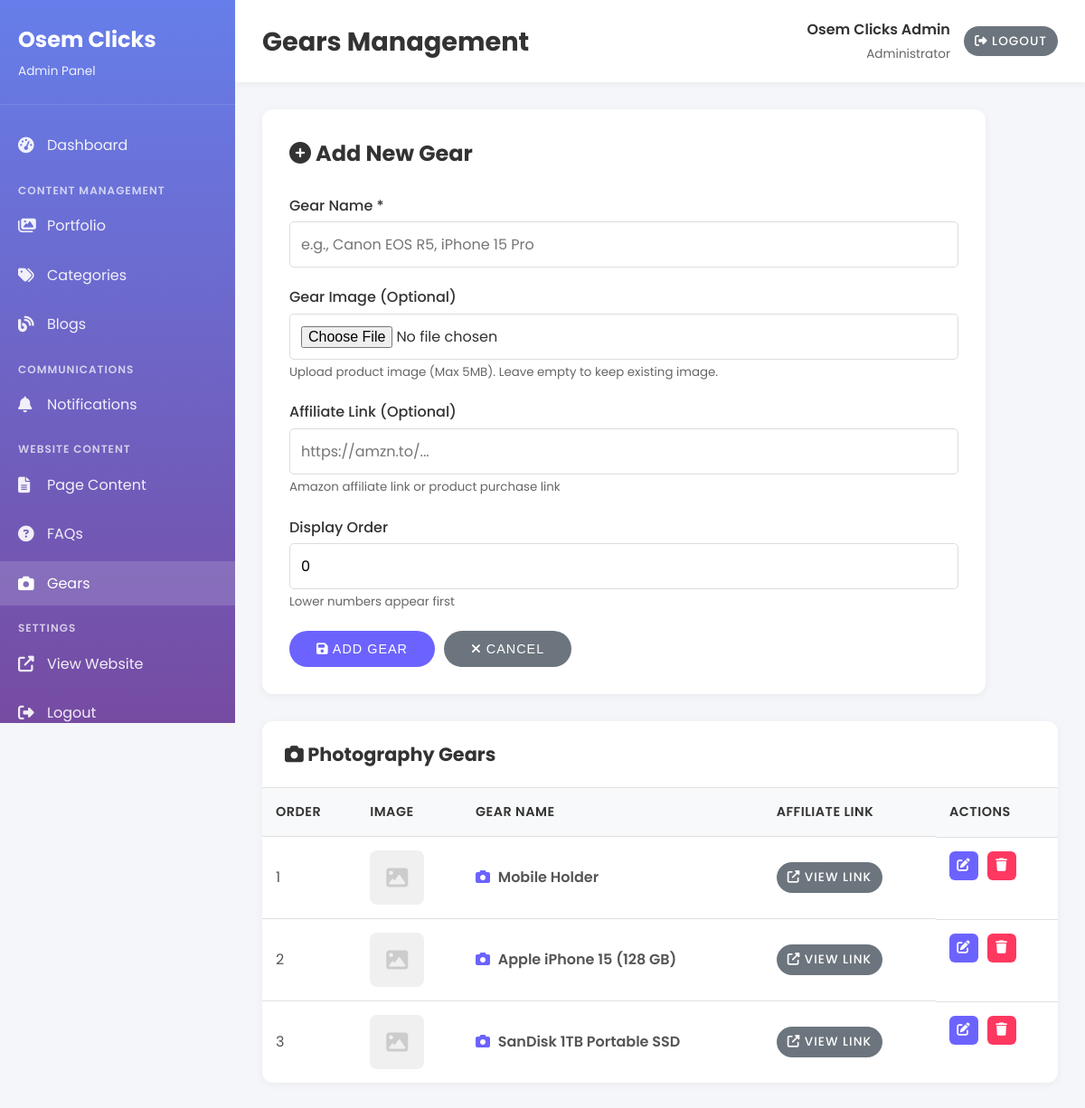
Page /admin/content/gears.php (signed in) on the committed database.
### tables this page shows
CREATE TABLE `gears` (
  `id` INT AUTO_INCREMENT PRIMARY KEY,
  `name` VARCHAR(255) NOT NULL,
  `image_url` VARCHAR(500),
  `affiliate_link` VARCHAR(500),
  `display_order` INT DEFAULT 0,
  `created_at` TIMESTAMP DEFAULT CURRENT_TIMESTAMP
);

### includes/functions.php (called while the page is built, shortened)
<?php
function generateCSRFToken() {
    return $_SESSION['csrf_token'];
}
function asset_url($path) {
    $path = ltrim($path, '/');
    return BASE_URL . '/' . $path;
}

### admin/content/gears.php (the view, shortened to what this page needs)
<?php
$db = new Database();
$conn = $db->getConnection();
try {
    $stmt = $conn->query("SELECT * FROM gears ORDER BY display_order, name");
    $gears = $stmt->fetchAll();
} catch (PDOException $e) {
    $gears = [];
}
$csrf_token = generateCSRFToken();
?>
<!DOCTYPE html>
<html lang="en">
<head>
    <link rel="stylesheet" href="<?php echo asset_url('css/style.css'); ?>">
    <link rel="stylesheet" href="<?php echo asset_url('css/admin.css'); ?>">
    <link rel="stylesheet" href="https://cdnjs.cloudflare.com/ajax/libs/font-awesome/6.4.0/css/all.min.css">
</head>
<body>
    <div class="admin-wrapper">
        <?php include '../includes/sidebar.php'; ?>
        <div class="admin-main">
            <?php include '../includes/header.php'; ?>
            <div class="admin-content">
                <div class="form-card" style="margin-bottom: 30px;">
                    <h2><i class="fas fa-plus-circle"></i> Add New Gear</h2>
                    <form method="POST" id="gearForm" enctype="multipart/form-data">
                        <div class="form-group">
                            <label for="name">Gear Name *</label>
                            <input type="text" id="name" name="name" required placeholder="e.g., Canon EOS R5, iPhone 15 Pro">
                        </div>
                        <div class="form-group">
                            <label for="gear_image">Gear Image (Optional)</label>
                            <input type="file" id="gear_image" name="gear_image" accept="image/*">
                            <small style="color: #666;">Upload product image (Max 5MB). Leave empty to keep existing image.</small>
                        </div>
                        <div class="form-group">
                            <label for="affiliate_link">Affiliate Link (Optional)</label>
                            <input type="url" id="affiliate_link" name="affiliate_link" placeholder="https://amzn.to/...">
                            <small style="color: #666;">Amazon affiliate link or product purchase link</small>
                        </div>
                        <div class="form-group">
                            <label for="display_order">Display Order</label>
                            <input type="number" id="display_order" name="display_order" value="0" min="0">
                            <small style="color: #666;">Lower numbers appear first</small>
                        </div>
                        <div class="btn-group">
                            <button type="submit" class="btn btn-primary">
                                <i class="fas fa-save"></i> <span id="btnText">Add Gear</span>
                            </button>
                            <button type="button" class="btn btn-secondary" onclick="resetForm()">
                                <i class="fas fa-times"></i> Cancel
                            </button>
                        </div>
                    </form>
                </div>
                <div class="data-table">
                    <div class="table-header">
                        <h2><i class="fas fa-camera"></i> Photography Gears</h2>
                    </div>
                    <?php if (count($gears) > 0): ?>
                        <table>
                            <thead>
                                <tr>
                                    <th>Order</th>
                                    <th>Image</th>
                                    <th>Gear Name</th>
                                    <th>Affiliate Link</th>
                                    <th>Actions</th>
                                </tr>
                            </thead>
                            <tbody>
                                <?php foreach ($gears as $gear): ?>
                                    <tr>
                                        <td><?php echo $gear['display_order']; ?></td>
                                        <td>
                                            <?php if (!empty($gear['image_url'])): ?>
                                                <img src="<?php echo asset_url($gear['image_url']); ?>"
                                                     alt="<?php echo htmlspecialchars($gear['name']); ?>"
                                                     style="width: 60px; height: 60px; object-fit: cover; border-radius: 8px;">
                                            <?php else: ?>
                                                <div style="width: 60px; height: 60px; background: #f0f0f0; border-radius: 8px; display: flex; align-items: center; justify-content: center;">
                                                    <i class="fas fa-image" style="color: #ccc; font-size: 24px;"></i>
                                                </div>
                                            <?php endif; ?>
                                        </td>
                                        <td style="font-weight: 600;">
                                            <i class="fas fa-camera" style="color: #6c63ff; margin-right: 5px;"></i>
                                            <?php echo htmlspecialchars($gear['name']); ?>
                                        </td>
                                        <td>
                                            <?php if (!empty($gear['affiliate_link'])): ?>
                                                <a href="<?php echo htmlspecialchars($gear['affiliate_link']); ?>"
                                                   target="_blank"
                                                   class="btn btn-sm btn-secondary">
                                                    <i class="fas fa-external-link-alt"></i> View Link
                                                </a>
                                            <?php else: ?>
                                                <span style="color: #999;">No link</span>
                                            <?php endif; ?>
                                        </td>
                                        <td class="table-actions">
                                            <button onclick='editGear(<?php echo json_encode($gear); ?>)'
                                                    class="btn btn-icon btn-edit"
                                                    title="Edit">
                                                <i class="fas fa-edit"></i>
                                            </button>
                                            <a href="?delete=1&id=<?php echo $gear['id']; ?>&token=<?php echo $csrf_token; ?>"
                                               class="btn btn-icon btn-delete"
                                               title="Delete"
                                               onclick="return confirm('Are you sure you want to delete this gear?');">
                                                <i class="fas fa-trash"></i>
                                            </a>
                                        </td>
                                    </tr>
                                <?php endforeach; ?>
                            </tbody>
                        </table>
                    <?php endif; ?>
                </div>
            </div>
        </div>
    </div>
</body>
</html>

### css/style.css (style rules this page uses)
* { margin: 0; padding: 0; box-sizing: border-box; }
html { scroll-behavior: smooth; }
body { font-family: 'Poppins', sans-serif; line-height: 1.6; color: #333; background-color: #f9f9f9; }
a { text-decoration: none; color: #333; transition: color 0.3s ease; }
.btn { display: inline-block; background-color: #6c63ff; color: #fff; padding: 12px 30px; border-radius: 30px; text-transform: uppercase; font-weight: 500; font-size: 0.9rem; letter-spacing: 1px; transition: all 0.3s ease; border: none; cursor: pointer; }
.form-group { margin-bottom: 20px; }
label { display: block; margin-bottom: 5px; font-weight: 500; }
input, textarea { width: 100%; padding: 12px; border: 1px solid #ddd; border-radius: 5px; font-family: 'Poppins', sans-serif; font-size: 1rem; transition: border-color 0.3s ease; }

### css/admin.css (style rules this page uses)
.admin-wrapper { display: flex; min-height: 100vh; background-color: #f5f6fa; }
.admin-main { margin-left: 260px; flex: 1; padding: 0; transition: margin-left 0.3s ease; }
.admin-content { padding: 30px; }
.data-table { background: #fff; border-radius: 12px; box-shadow: 0 2px 10px rgba(0, 0, 0, 0.05); overflow: hidden; }
.table-header { padding: 20px 25px; border-bottom: 1px solid #e0e0e0; display: flex; justify-content: space-between; align-items: center; }
.table-header h2 { font-size: 1.3rem; margin: 0; color: #333; }
table { width: 100%; border-collapse: collapse; }
thead th { background-color: #f8f9fa; padding: 15px; text-align: left; font-weight: 600; color: #333; font-size: 0.9rem; text-transform: uppercase; letter-spacing: 0.5px; }
tbody td { padding: 15px; border-top: 1px solid #e0e0e0; color: #555; }
.table-actions { display: flex; gap: 10px; }
.btn-sm { padding: 6px 12px; font-size: 0.85rem; }
.btn-icon { width: 32px; height: 32px; padding: 0; display: inline-flex; align-items: center; justify-content: center; border-radius: 6px; }
.btn-edit { background-color: #6c63ff; color: #fff; }
.btn-delete { background-color: #ff3860; color: #fff; }
.form-card { background: #fff; border-radius: 12px; padding: 30px; box-shadow: 0 2px 10px rgba(0, 0, 0, 0.05); max-width: 800px; }
.form-card h2 { margin-top: 0; margin-bottom: 25px; color: #333; }
.btn-primary { background-color: #6c63ff; color: #fff; }
.btn-secondary { background-color: #6c757d; color: #fff; }
.btn-group { display: flex; gap: 10px; margin-top: 20px; }

### rows in the picture
gears: display_order "1", name "Mobile Holder"
gears: display_order "2", name "Apple iPhone 15 (128 GB)"
gears: display_order "3", name "SanDisk 1TB Portable SSD"

### other values in the picture
SITE_NAME "Osem Clicks"
$pageTitle "Gears Management"
$_SESSION['admin_name'] "Osem Clicks Admin"
